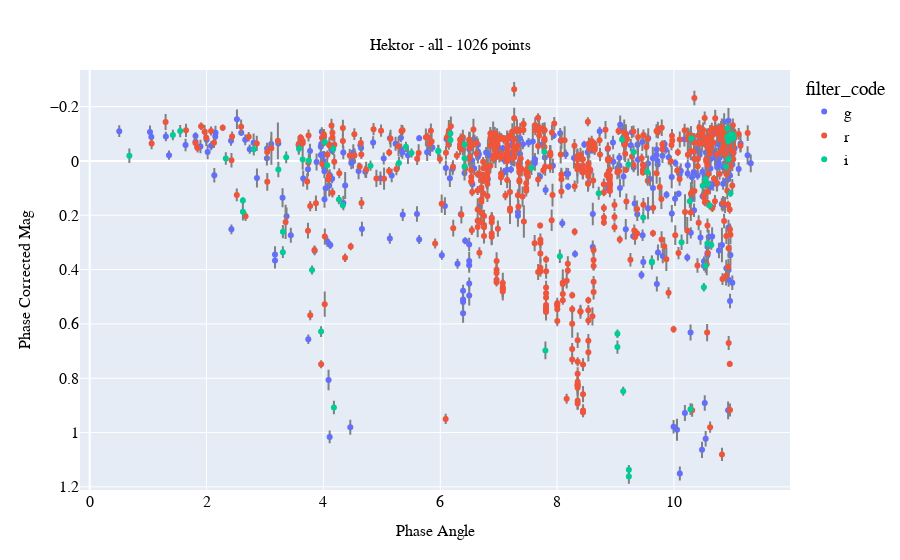

Source (notebook cell):
### Code cell
# Here is a plot to see if your linear fit worked for all the three filters. If they mismatch, you can go back and change parameters until they roughtly match each other.
plots.general(x_column='phase_angle',
              y_column='phase_corrected_mag',
              show_yerr=True,
              show_color=True,
              color_column='filter_code',
              table=merged_table,
              save_path=string+'_corrected_by_phase.jpg')

### Figure 1 — Plotly figure (JSON) as saved in the notebook; plotly's stock layout.template omitted (floating-point values rounded to 4 significant figures; data arrays with more than 128 entries replaced by an {"elided": "..."} marker saying what was removed)
{"data": [{"cliponaxis": true, "error_y": {"array": {"elided": "1026 float values"}, "color": "gray", "type": "data", "width": 1}, "hovertemplate": "filter_code=g<br>phase_angle=%{x}<br>phase_corrected_mag=%{y}<extra></extra>", "legendgroup": "g", "marker": {"color": "#636efa", "symbol": "circle"}, "mode": "markers", "name": "g", "orientation": "v", "showlegend": true, "type": "scatter", "x": {"elided": "351 float values"}, "xaxis": "x", "y": {"elided": "351 float values"}, "yaxis": "y"}, {"cliponaxis": true, "error_y": {"array": {"elided": "1026 float values"}, "color": "gray", "type": "data", "width": 1}, "hovertemplate": "filter_code=r<br>phase_angle=%{x}<br>phase_corrected_mag=%{y}<extra></extra>", "legendgroup": "r", "marker": {"color": "#EF553B", "symbol": "circle"}, "mode": "markers", "name": "r", "orientation": "v", "showlegend": true, "type": "scatter", "x": {"elided": "604 float values"}, "xaxis": "x", "y": {"elided": "604 float values"}, "yaxis": "y"}, {"cliponaxis": true, "error_y": {"array": {"elided": "1026 float values"}, "color": "gray", "type": "data", "width": 1}, "hovertemplate": "filter_code=i<br>phase_angle=%{x}<br>phase_corrected_mag=%{y}<extra></extra>", "legendgroup": "i", "marker": {"color": "#00cc96", "symbol": "circle"}, "mode": "markers", "name": "i", "orientation": "v", "showlegend": true, "type": "scatter", "x": [10.3, 4.168, 1.424, 0.6788, 1.549, 2.33, 4.065, 4.807, 5.508, 6.174, 6.175, 5.293, 4.333, 3.582, 3.306, 3.306, 2.808, 2.622, 2.622, 3.229, 3.363, 3.645, 8.047, 9.22, 9.474, 10.13, 10.27, 10.58, 10.57, 10.54, 10.49, 9.111, 7.783, 8.712, 10.28, 9.229, 9.229, 9.132, 9.033, 9.033, 7.8, 5.967, 5.967, 4.18, 4.025, 3.96, 3.806, 3.751, 4.266, 5.413, 10.64, 10.51, 10.97, 10.93, 10.91, 10.91, 10.89, 10.61, 9.623, 9.623, 6.417, 6.416, 6.416, 7.561, 9.309, 9.544, 10.54, 10.97, 11.01, 11.02, 10.93], "xaxis": "x", "y": [-0.08236, -0.04381, -0.09551, -0.01888, -0.11, -0.009088, 0.01563, 0.01746, -0.0295, -0.1009, -0.07698, 0.007889, 0.1631, -0.04511, 0.2603, 0.336, -0.04261, 0.1871, 0.1461, 0.03181, -0.01338, -0.005231, 0.3511, 0.01301, 0.2079, 0.2997, 0.1489, 0.08367, 0.3036, 0.3856, 0.09127, -0.07902, -0.03251, 0.1189, 0.9143, 1.137, 1.162, 0.8484, 0.6362, 0.6854, 0.6978, -0.03661, -0.03688, 0.9076, -0.06982, 0.6283, 0.4015, -0.001353, 0.1424, -0.0518, 0.3094, 0.4652, 0.1193, -0.006153, -0.1203, -0.089, 0.02069, 0.1638, 0.3705, 0.3742, -0.06068, 0.02093, -0.009894, 0.02462, -0.03327, 0.04072, 0.06763, -0.09801, -0.08375, -0.09445, -0.07249], "yaxis": "y"}], "layout": {"font": {"color": "black", "family": "serif", "size": 16}, "legend": {"title": {"text": "filter_code"}, "tracegroupgap": 0}, "margin": {"b": 70, "l": 80, "r": 30, "t": 70}, "title": {"font": {"color": "black", "family": "serif", "size": 16}, "text": "Hektor - all - 1026 points", "x": 0.5, "y": 0.93}, "xaxis": {"anchor": "y", "domain": [0, 1], "tickfont": {"color": "black", "family": "serif", "size": 16}, "title": {"font": {"color": "black", "family": "serif", "size": 16}, "text": "Phase Angle"}}, "yaxis": {"anchor": "x", "autorange": false, "domain": [0, 1], "range": [1.212, -0.3349], "tickfont": {"color": "black", "family": "serif", "size": 16}, "title": {"font": {"color": "black", "family": "serif", "size": 16}, "text": "Phase Corrected Mag"}}}}
